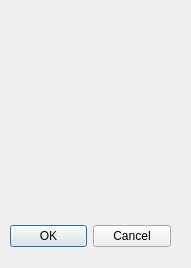
<?xml version="1.0" encoding="UTF-8"?>
<ui version="4.0">
 <class>Dialog</class>
 <widget class="QDialog" name="Dialog">
  <property name="geometry">
   <rect>
    <x>0</x>
    <y>0</y>
    <width>191</width>
    <height>268</height>
   </rect>
  </property>
  <property name="windowTitle">
   <string>Dialog</string>
  </property>
  <widget class="QDialogButtonBox" name="buttonBox">
   <property name="geometry">
    <rect>
     <x>10</x>
     <y>220</y>
     <width>161</width>
     <height>32</height>
    </rect>
   </property>
   <property name="orientation">
    <enum>Qt::Horizontal</enum>
   </property>
   <property name="standardButtons">
    <set>QDialogButtonBox::Cancel|QDialogButtonBox::Ok</set>
   </property>
  </widget>
 </widget>
 <resources/>
 <connections>
  <connection>
   <sender>buttonBox</sender>
   <signal>accepted()</signal>
   <receiver>Dialog</receiver>
   <slot>accept()</slot>
   <hints>
    <hint type="sourcelabel">
     <x>248</x>
     <y>254</y>
    </hint>
    <hint type="destinationlabel">
     <x>157</x>
     <y>274</y>
    </hint>
   </hints>
  </connection>
  <connection>
   <sender>buttonBox</sender>
   <signal>rejected()</signal>
   <receiver>Dialog</receiver>
   <slot>reject()</slot>
   <hints>
    <hint type="sourcelabel">
     <x>316</x>
     <y>260</y>
    </hint>
    <hint type="destinationlabel">
     <x>286</x>
     <y>274</y>
    </hint>
   </hints>
  </connection>
 </connections>
</ui>
